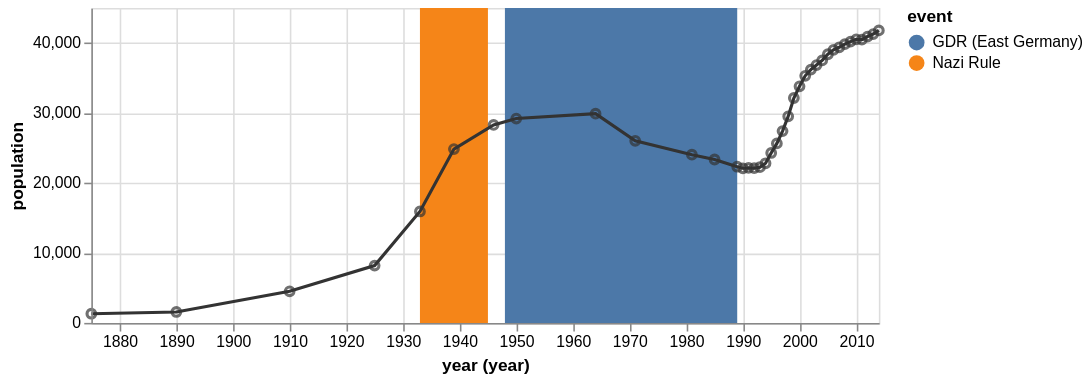

Source (Vega-Lite JSON):
### Vega specification from a JSON file in a GitHub repository (floating-point values rounded to 4 significant figures)
{"$schema": "https://vega.github.io/schema/vega/v3.0.json", "description": "The population of the German city of Falkensee over time", "autosize": "pad", "padding": 5, "width": 500, "height": 200, "style": "cell", "data": [{"name": "source_0", "values": [{"start": "1933", "end": "1945", "event": "Nazi Rule"}, {"start": "1948", "end": "1989", "event": "GDR (East Germany)"}], "format": {}}, {"name": "source_1", "values": [{"year": "1875", "population": 1309}, {"year": "1890", "population": 1558}, {"year": "1910", "population": 4512}, {"year": "1925", "population": 8180}, {"year": "1933", "population": 15915}, {"year": "1939", "population": 24824}, {"year": "1946", "population": 28275}, {"year": "1950", "population": 29189}, {"year": "1964", "population": 29881}, {"year": "1971", "population": 26007}, {"year": "1981", "population": 24029}, {"year": "1985", "population": 23340}, {"year": "1989", "population": 22307}, {"year": "1990", "population": 22087}, {"year": "1991", "population": 22139}, {"year": "1992", "population": 22105}, {"year": "1993", "population": 22242}, {"year": "1994", "population": 22801}, {"year": "1995", "population": 24273}, {"year": "1996", "population": 25640}, {"year": "1997", "population": 27393}, {"year": "1998", "population": 29505}, {"year": "1999", "population": 32124}, {"year": "2000", "population": 33791}, {"year": "2001", "population": 35297}, {"year": "2002", "population": 36179}, {"year": "2003", "population": 36829}, {"year": "2004", "population": 37493}, {"year": "2005", "population": 38376}, {"year": "2006", "population": 39008}, {"year": "2007", "population": 39366}, {"year": "2008", "population": 39821}, {"year": "2009", "population": 40179}, {"year": "2010", "population": 40511}, {"year": "2011", "population": 40465}, {"year": "2012", "population": 40905}, {"year": "2013", "population": 41258}, {"year": "2014", "population": 41777}], "format": {}}, {"name": "data_0", "source": "source_0", "transform": [{"type": "formula", "expr": "timeParse(datum[\"start\"],'%Y')", "as": "start"}, {"type": "formula", "expr": "timeParse(datum[\"end\"],'%Y')", "as": "end"}, {"type": "formula", "as": "year_start", "expr": "datetime(year(datum[\"start\"]), 0, 1, 0, 0, 0, 0)"}, {"type": "formula", "as": "year_end", "expr": "datetime(year(datum[\"end\"]), 0, 1, 0, 0, 0, 0)"}, {"type": "filter", "expr": "datum[\"year_start\"] !== null && !isNaN(datum[\"year_start\"])"}]}, {"name": "data_1", "source": "source_1", "transform": [{"type": "formula", "expr": "timeParse(datum[\"year\"],'%Y')", "as": "year"}]}, {"name": "data_2", "source": "data_1", "transform": [{"type": "formula", "expr": "toDate(datum[\"year\"])", "as": "year"}, {"type": "formula", "expr": "toNumber(datum[\"population\"])", "as": "population"}, {"type": "formula", "as": "year_year", "expr": "datetime(year(datum[\"year\"]), 0, 1, 0, 0, 0, 0)"}, {"type": "filter", "expr": "datum[\"year_year\"] !== null && !isNaN(datum[\"year_year\"]) && datum[\"population\"] !== null && !isNaN(datum[\"population\"])"}]}, {"name": "data_3", "source": "data_1", "transform": [{"type": "formula", "expr": "toDate(datum[\"year\"])", "as": "year"}, {"type": "formula", "expr": "toNumber(datum[\"population\"])", "as": "population"}, {"type": "formula", "as": "year_year", "expr": "datetime(year(datum[\"year\"]), 0, 1, 0, 0, 0, 0)"}, {"type": "filter", "expr": "datum[\"year_year\"] !== null && !isNaN(datum[\"year_year\"]) && datum[\"population\"] !== null && !isNaN(datum[\"population\"])"}]}], "marks": [{"name": "layer_0_marks", "type": "rect", "style": ["rect"], "from": {"data": "data_0"}, "encode": {"update": {"fill": {"scale": "color", "field": "event"}, "x": {"scale": "x", "field": "year_start"}, "x2": {"scale": "x", "field": "year_end"}, "y": {"value": 0}, "y2": {"field": {"group": "height"}}}}}, {"name": "layer_1_marks", "type": "line", "style": ["line"], "sort": {"field": "datum[\"year_year\"]", "order": "descending"}, "from": {"data": "data_2"}, "encode": {"update": {"stroke": {"value": "#333"}, "x": {"scale": "x", "field": "year_year"}, "y": {"scale": "y", "field": "population"}}}}, {"name": "layer_2_marks", "type": "symbol", "style": ["point"], "from": {"data": "data_3"}, "encode": {"update": {"opacity": {"value": 0.7}, "fill": {"value": "transparent"}, "stroke": {"value": "#333"}, "x": {"scale": "x", "field": "year_year"}, "y": {"scale": "y", "field": "population"}}}}], "scales": [{"name": "x", "type": "time", "domain": {"fields": [{"data": "data_0", "field": "year_start"}, {"data": "data_0", "field": "year_end"}, {"data": "data_2", "field": "year_year"}, {"data": "data_3", "field": "year_year"}]}, "range": [0, {"signal": "width"}]}, {"name": "color", "type": "ordinal", "domain": {"data": "data_0", "field": "event", "sort": true}, "range": "category"}, {"name": "y", "type": "linear", "domain": {"fields": [{"data": "data_2", "field": "population"}, {"data": "data_3", "field": "population"}]}, "range": [{"signal": "height"}, 0], "nice": true, "zero": true}], "axes": [{"scale": "x", "orient": "bottom", "title": "year (year)", "labelFlush": true, "labelOverlap": true, "tickCount": {"signal": "ceil(width/40)"}, "encode": {"labels": {"update": {"text": {"signal": "timeFormat(datum.value, '%Y')"}}}}, "zindex": 1}, {"scale": "x", "orient": "bottom", "grid": true, "tickCount": {"signal": "ceil(width/40)"}, "gridScale": "y", "domain": false, "labels": false, "maxExtent": 0, "minExtent": 0, "ticks": false, "zindex": 0}, {"scale": "y", "orient": "left", "title": "population", "labelOverlap": true, "tickCount": {"signal": "ceil(height/40)"}, "zindex": 1}, {"scale": "y", "orient": "left", "grid": true, "tickCount": {"signal": "ceil(height/40)"}, "gridScale": "x", "domain": false, "labels": false, "maxExtent": 0, "minExtent": 0, "ticks": false, "zindex": 0}], "legends": [{"fill": "color", "title": "event"}], "config": {"axisY": {"minExtent": 30}}}
